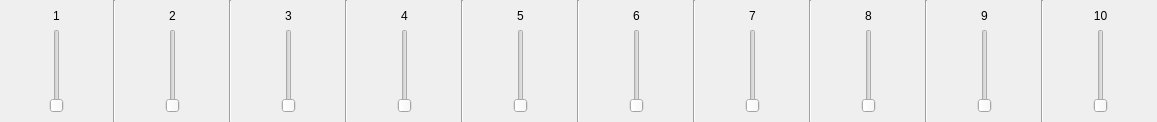
           <widget class="QWidget" name="uniform_widget" native="true">
            <layout class="QHBoxLayout" name="uniform_layout">
             <property name="spacing">
              <number>0</number>
             </property>
             <property name="leftMargin">
              <number>0</number>
             </property>
             <property name="topMargin">
              <number>0</number>
             </property>
             <property name="rightMargin">
              <number>0</number>
             </property>
             <property name="bottomMargin">
              <number>0</number>
             </property>
             <item>
              <spacer name="horizontalSpacer_3">
               <property name="orientation">
                <enum>Qt::Horizontal</enum>
               </property>
               <property name="sizeHint" stdset="0">
                <size>
                 <width>40</width>
                 <height>20</height>
                </size>
               </property>
              </spacer>
             </item>
             <item>
              <widget class="QWidget" name="uniform_slider_widget1" native="true">
               <layout class="QVBoxLayout" name="verticalLayout_4">
                <item>
                 <widget class="QLabel" name="uniform_label1">
                  <property name="text">
                   <string>1</string>
                  </property>
                  <property name="alignment">
                   <set>Qt::AlignCenter</set>
                  </property>
                 </widget>
                </item>
                <item>
                 <widget class="QSlider" name="uniform_slider1">
                  <property name="orientation">
                   <enum>Qt::Vertical</enum>
                  </property>
                 </widget>
                </item>
               </layout>
              </widget>
             </item>
             <item>
              <spacer name="horizontalSpacer_4">
               <property name="orientation">
                <enum>Qt::Horizontal</enum>
               </property>
               <property name="sizeHint" stdset="0">
                <size>
                 <width>40</width>
                 <height>20</height>
                </size>
               </property>
              </spacer>
             </item>
             <item>
              <widget class="Line" name="line_3">
               <property name="orientation">
                <enum>Qt::Vertical</enum>
               </property>
              </widget>
             </item>
             <item>
              <spacer name="horizontalSpacer_5">
               <property name="orientation">
                <enum>Qt::Horizontal</enum>
               </property>
               <property name="sizeHint" stdset="0">
                <size>
                 <width>40</width>
                 <height>20</height>
                </size>
               </property>
              </spacer>
             </item>
             <item>
              <widget class="QWidget" name="uniform_slider_widget2" native="true">
               <layout class="QVBoxLayout" name="verticalLayout_5">
                <item>
                 <widget class="QLabel" name="uniform_label2">
                  <property name="text">
                   <string>2</string>
                  </property>
                  <property name="alignment">
                   <set>Qt::AlignCenter</set>
                  </property>
                 </widget>
                </item>
                <item>
                 <widget class="QSlider" name="uniform_slider2">
                  <property name="orientation">
                   <enum>Qt::Vertical</enum>
                  </property>
                 </widget>
                </item>
               </layout>
              </widget>
             </item>
             <item>
              <spacer name="horizontalSpacer_6">
               <property name="orientation">
                <enum>Qt::Horizontal</enum>
               </property>
               <property name="sizeHint" stdset="0">
                <size>
                 <width>40</width>
                 <height>20</height>
                </size>
               </property>
              </spacer>
             </item>
             <item>
              <widget class="Line" name="line_5">
               <property name="orientation">
                <enum>Qt::Vertical</enum>
               </property>
              </widget>
             </item>
             <item>
              <spacer name="horizontalSpacer_7">
               <property name="orientation">
                <enum>Qt::Horizontal</enum>
               </property>
               <property name="sizeHint" stdset="0">
                <size>
                 <width>40</width>
                 <height>20</height>
                </size>
               </property>
              </spacer>
             </item>
             <item>
              <widget class="QWidget" name="uniform_slider_widget3" native="true">
               <layout class="QVBoxLayout" name="verticalLayout_6">
                <item>
                 <widget class="QLabel" name="uniform_label3">
                  <property name="text">
                   <string>3</string>
                  </property>
                  <property name="alignment">
                   <set>Qt::AlignCenter</set>
                  </property>
                 </widget>
                </item>
                <item>
                 <widget class="QSlider" name="uniform_slider3">
                  <property name="orientation">
                   <enum>Qt::Vertical</enum>
                  </property>
                 </widget>
                </item>
               </layout>
              </widget>
             </item>
             <item>
              <spacer name="horizontalSpacer_8">
               <property name="orientation">
                <enum>Qt::Horizontal</enum>
               </property>
               <property name="sizeHint" stdset="0">
                <size>
                 <width>40</width>
                 <height>20</height>
                </size>
               </property>
              </spacer>
             </item>
             <item>
              <widget class="Line" name="line_6">
               <property name="orientation">
                <enum>Qt::Vertical</enum>
               </property>
              </widget>
             </item>
             <item>
              <spacer name="horizontalSpacer_9">
               <property name="orientation">
                <enum>Qt::Horizontal</enum>
               </property>
               <property name="sizeHint" stdset="0">
                <size>
                 <width>40</width>
                 <height>20</height>
                </size>
               </property>
              </spacer>
             </item>
             <item>
              <widget class="QWidget" name="uniform_slider_widget4" native="true">
               <layout class="QVBoxLayout" name="verticalLayout_27">
                <item>
                 <widget class="QLabel" name="uniform_label4">
                  <property name="text">
                   <string>4</string>
                  </property>
                  <property name="alignment">
                   <set>Qt::AlignCenter</set>
                  </property>
                 </widget>
                </item>
                <item>
                 <widget class="QSlider" name="uniform_slider4">
                  <property name="orientation">
                   <enum>Qt::Vertical</enum>
                  </property>
                 </widget>
                </item>
               </layout>
              </widget>
             </item>
             <item>
              <spacer name="horizontalSpacer_10">
               <property name="orientation">
                <enum>Qt::Horizontal</enum>
               </property>
               <property name="sizeHint" stdset="0">
                <size>
                 <width>40</width>
                 <height>20</height>
                </size>
               </property>
              </spacer>
             </item>
             <item>
              <widget class="Line" name="line_15">
               <property name="orientation">
                <enum>Qt::Vertical</enum>
               </property>
              </widget>
             </item>
             <item>
              <spacer name="horizontalSpacer_11">
               <property name="orientation">
                <enum>Qt::Horizontal</enum>
               </property>
               <property name="sizeHint" stdset="0">
                <size>
                 <width>40</width>
                 <height>20</height>
                </size>
               </property>
              </spacer>
             </item>
             <item>
              <widget class="QWidget" name="uniform_slider_widget5" native="true">
               <layout class="QVBoxLayout" name="verticalLayout_23">
                <item>
                 <widget class="QLabel" name="uniform_label5">
                  <property name="text">
                   <string>5</string>
                  </property>
                  <property name="alignment">
                   <set>Qt::AlignCenter</set>
                  </property>
                 </widget>
                </item>
                <item>
                 <widget class="QSlider" name="uniform_slider5">
                  <property name="orientation">
                   <enum>Qt::Vertical</enum>
                  </property>
                 </widget>
                </item>
               </layout>
              </widget>
             </item>
             <item>
              <spacer name="horizontalSpacer_12">
               <property name="orientation">
                <enum>Qt::Horizontal</enum>
               </property>
               <property name="sizeHint" stdset="0">
                <size>
                 <width>40</width>
                 <height>20</height>
                </size>
               </property>
              </spacer>
             </item>
             <item>
              <widget class="Line" name="line_17">
               <property name="orientation">
                <enum>Qt::Vertical</enum>
               </property>
              </widget>
             </item>
             <item>
              <spacer name="horizontalSpacer_13">
               <property name="orientation">
                <enum>Qt::Horizontal</enum>
               </property>
               <property name="sizeHint" stdset="0">
                <size>
                 <width>40</width>
                 <height>20</height>
                </size>
               </property>
              </spacer>
             </item>
             <item>
              <widget class="QWidget" name="uniform_slider_widget6" native="true">
               <layout class="QVBoxLayout" name="verticalLayout_25">
                <item>
                 <widget class="QLabel" name="uniform_label6">
                  <property name="text">
                   <string>6</string>
                  </property>
                  <property name="alignment">
                   <set>Qt::AlignCenter</set>
                  </property>
                 </widget>
                </item>
                <item>
                 <widget class="QSlider" name="uniform_slider6">
                  <property name="orientation">
                   <enum>Qt::Vertical</enum>
                  </property>
                 </widget>
                </item>
               </layout>
              </widget>
             </item>
             <item>
              <spacer name="horizontalSpacer_14">
               <property name="orientation">
                <enum>Qt::Horizontal</enum>
               </property>
               <property name="sizeHint" stdset="0">
                <size>
                 <width>40</width>
                 <height>20</height>
                </size>
               </property>
              </spacer>
             </item>
             <item>
              <widget class="Line" name="line_18">
               <property name="orientation">
                <enum>Qt::Vertical</enum>
               </property>
              </widget>
             </item>
             <item>
              <spacer name="horizontalSpacer_15">
               <property name="orientation">
                <enum>Qt::Horizontal</enum>
               </property>
               <property name="sizeHint" stdset="0">
                <size>
                 <width>40</width>
                 <height>20</height>
                </size>
               </property>
              </spacer>
             </item>
             <item>
              <widget class="QWidget" name="uniform_slider_widget7" native="true">
               <layout class="QVBoxLayout" name="verticalLayout_22">
                <item>
                 <widget class="QLabel" name="uniform_label7">
                  <property name="text">
                   <string>7</string>
                  </property>
                  <property name="alignment">
                   <set>Qt::AlignCenter</set>
                  </property>
                 </widget>
                </item>
                <item>
                 <widget class="QSlider" name="uniform_slider7">
                  <property name="orientation">
                   <enum>Qt::Vertical</enum>
                  </property>
                 </widget>
                </item>
               </layout>
              </widget>
             </item>
             <item>
              <spacer name="horizontalSpacer_16">
               <property name="orientation">
                <enum>Qt::Horizontal</enum>
               </property>
               <property name="sizeHint" stdset="0">
                <size>
                 <width>40</width>
                 <height>20</height>
                </size>
               </property>
              </spacer>
             </item>
             <item>
              <widget class="Line" name="line_19">
               <property name="orientation">
                <enum>Qt::Vertical</enum>
               </property>
              </widget>
             </item>
             <item>
              <spacer name="horizontalSpacer_17">
               <property name="orientation">
                <enum>Qt::Horizontal</enum>
               </property>
               <property name="sizeHint" stdset="0">
                <size>
                 <width>40</width>
                 <height>20</height>
                </size>
               </property>
              </spacer>
             </item>
             <item>
              <widget class="QWidget" name="uniform_slider_widget8" native="true">
               <layout class="QVBoxLayout" name="verticalLayout_24">
                <item>
                 <widget class="QLabel" name="uniform_label8">
                  <property name="text">
                   <string>8</string>
                  </property>
                  <property name="alignment">
                   <set>Qt::AlignCenter</set>
                  </property>
                 </widget>
                </item>
                <item>
                 <widget class="QSlider" name="uniform_slider8">
                  <property name="orientation">
                   <enum>Qt::Vertical</enum>
                  </property>
                 </widget>
                </item>
               </layout>
              </widget>
             </item>
             <item>
              <spacer name="horizontalSpacer_18">
               <property name="orientation">
                <enum>Qt::Horizontal</enum>
               </property>
               <property name="sizeHint" stdset="0">
                <size>
                 <width>40</width>
                 <height>20</height>
                </size>
               </property>
              </spacer>
             </item>
             <item>
              <widget class="Line" name="line_20">
               <property name="orientation">
                <enum>Qt::Vertical</enum>
               </property>
              </widget>
             </item>
             <item>
              <spacer name="horizontalSpacer_19">
               <property name="orientation">
                <enum>Qt::Horizontal</enum>
               </property>
               <property name="sizeHint" stdset="0">
                <size>
                 <width>40</width>
                 <height>20</height>
                </size>
               </property>
              </spacer>
             </item>
             <item>
              <widget class="QWidget" name="uniform_slider_widget9" native="true">
               <layout class="QVBoxLayout" name="verticalLayout_26">
                <item>
                 <widget class="QLabel" name="uniform_label9">
                  <property name="text">
                   <string>9</string>
                  </property>
                  <property name="alignment">
                   <set>Qt::AlignCenter</set>
                  </property>
                 </widget>
                </item>
                <item>
                 <widget class="QSlider" name="uniform_slider9">
                  <property name="orientation">
                   <enum>Qt::Vertical</enum>
                  </property>
                 </widget>
                </item>
               </layout>
              </widget>
             </item>
             <item>
              <spacer name="horizontalSpacer_20">
               <property name="orientation">
                <enum>Qt::Horizontal</enum>
               </property>
               <property name="sizeHint" stdset="0">
                <size>
                 <width>40</width>
                 <height>20</height>
                </size>
               </property>
              </spacer>
             </item>
             <item>
              <widget class="Line" name="line_16">
               <property name="orientation">
                <enum>Qt::Vertical</enum>
               </property>
              </widget>
             </item>
             <item>
              <spacer name="horizontalSpacer_21">
               <property name="orientation">
                <enum>Qt::Horizontal</enum>
               </property>
               <property name="sizeHint" stdset="0">
                <size>
                 <width>40</width>
                 <height>20</height>
                </size>
               </property>
              </spacer>
             </item>
             <item>
              <widget class="QWidget" name="uniform_slider_widget10" native="true">
               <layout class="QVBoxLayout" name="verticalLayout_7">
                <item>
                 <widget class="QLabel" name="uniform_label10">
                  <property name="text">
                   <string>10</string>
                  </property>
                  <property name="alignment">
                   <set>Qt::AlignCenter</set>
                  </property>
                 </widget>
                </item>
                <item>
                 <widget class="QSlider" name="uniform_slider10">
                  <property name="orientation">
                   <enum>Qt::Vertical</enum>
                  </property>
                 </widget>
                </item>
               </layout>
              </widget>
             </item>
             <item>
              <spacer name="horizontalSpacer_22">
               <property name="orientation">
                <enum>Qt::Horizontal</enum>
               </property>
               <property name="sizeHint" stdset="0">
                <size>
                 <width>40</width>
                 <height>20</height>
                </size>
               </property>
              </spacer>
             </item>
            </layout>
           </widget>
